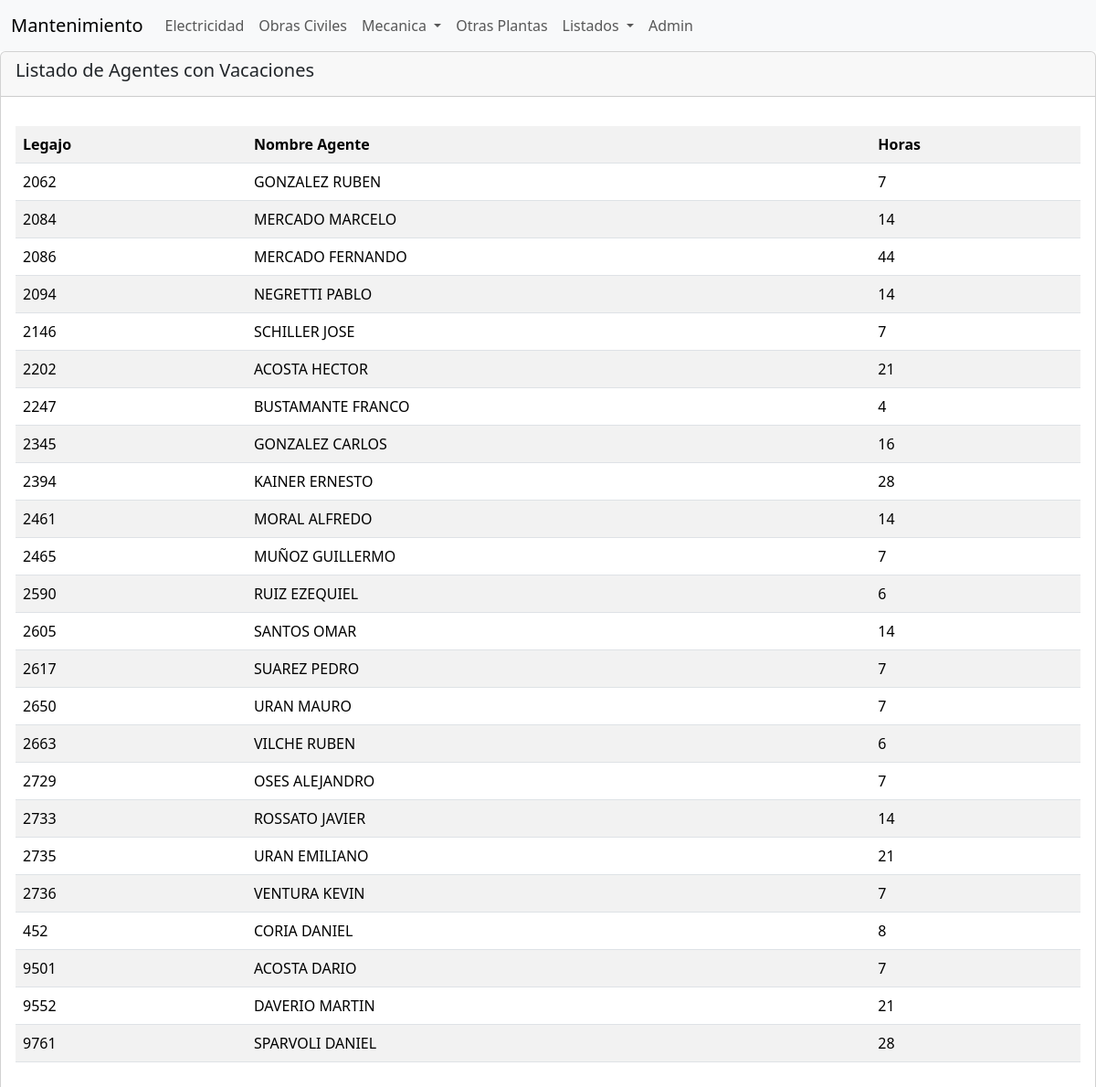
Page /vacacionesTotal on the committed database.
### Agentes/models.py (models this page shows, shortened)
class Agente(models.Model):
    legajo = models.CharField(primary_key=True, max_length=4)
    nombre = models.CharField(max_length=50)
    area = models.ForeignKey(Area,null=True,blank=True,on_delete=models.CASCADE)

### Agentes/views.py (the view)
# urls.py: path('vacacionesTotal', views.vacacioneTotal),
def vacacioneTotal(request):
    listado = (Vacaciones.objects.select_related('legajo')
              .values('legajo', 'legajo__nombre')
              .annotate(
                  total_horas=Sum(
                      Case(
                          When(motivo=0, then='dias'),
                          default=-F('dias'),
                          output_field=IntegerField()
                      )
                  )
              )
              .order_by('legajo'))
    return render(request, "vacacionesTotal.html", {"listado":listado})

### Agentes/Templates/vacacionesTotal.html
{% extends "./base.html" %}
{% block content %}
        <h5>Listado de Agentes con Vacaciones</h5>
{% endblock %}
{% block body %}
        <table class="table table-striped">
                <tr>
                     <th>Legajo</th>
                     <th>Nombre Agente</th>
                     <th>Horas</th>
                </tr>
                {% for c in listado %}
                        {% if c.total_horas > 0 %}
                        <tr>
                            <td>{{c.legajo}}</td>
                            <td>{{c.legajo__nombre}}</td>
                            <td>{{c.total_horas}}</td>
                        </tr>
                        {% endif %}
                {% endfor %}
        </table>
{% endblock %}

### rows in the picture
Agente: legajo "2062", legajo__nombre "GONZALEZ RUBEN", total_horas "7"
Agente: legajo "2084", legajo__nombre "MERCADO MARCELO", total_horas "14"
Agente: legajo "2086", legajo__nombre "MERCADO FERNANDO", total_horas "44"
Agente: legajo "2094", legajo__nombre "NEGRETTI PABLO", total_horas "14"
Agente: legajo "2146", legajo__nombre "SCHILLER JOSE", total_horas "7"
Agente: legajo "2202", legajo__nombre "ACOSTA HECTOR", total_horas "21"
Agente: legajo "2247", legajo__nombre "BUSTAMANTE FRANCO", total_horas "4"
Agente: legajo "2345", legajo__nombre "GONZALEZ CARLOS", total_horas "16"
Agente: legajo "2394", legajo__nombre "KAINER ERNESTO", total_horas "28"
Agente: legajo "2461", legajo__nombre "MORAL ALFREDO", total_horas "14"
Agente: legajo "2465", legajo__nombre "MUÑOZ GUILLERMO", total_horas "7"
Agente: legajo "2590", legajo__nombre "RUIZ EZEQUIEL", total_horas "6"
Agente: legajo "2605", legajo__nombre "SANTOS OMAR", total_horas "14"
Agente: legajo "2617", legajo__nombre "SUAREZ PEDRO", total_horas "7"
Agente: legajo "2650", legajo__nombre "URAN MAURO", total_horas "7"
Agente: legajo "2663", legajo__nombre "VILCHE RUBEN", total_horas "6"
Agente: legajo "2729", legajo__nombre "OSES ALEJANDRO", total_horas "7"
Agente: legajo "2733", legajo__nombre "ROSSATO JAVIER", total_horas "14"
Agente: legajo "2735", legajo__nombre "URAN EMILIANO", total_horas "21"
Agente: legajo "2736", legajo__nombre "VENTURA KEVIN", total_horas "7"
Agente: legajo "452", legajo__nombre "CORIA DANIEL", total_horas "8"
Agente: legajo "9501", legajo__nombre "ACOSTA DARIO", total_horas "7"
Agente: legajo "9552", legajo__nombre "DAVERIO MARTIN", total_horas "21"
Agente: legajo "9761", legajo__nombre "SPARVOLI DANIEL", total_horas "28"
